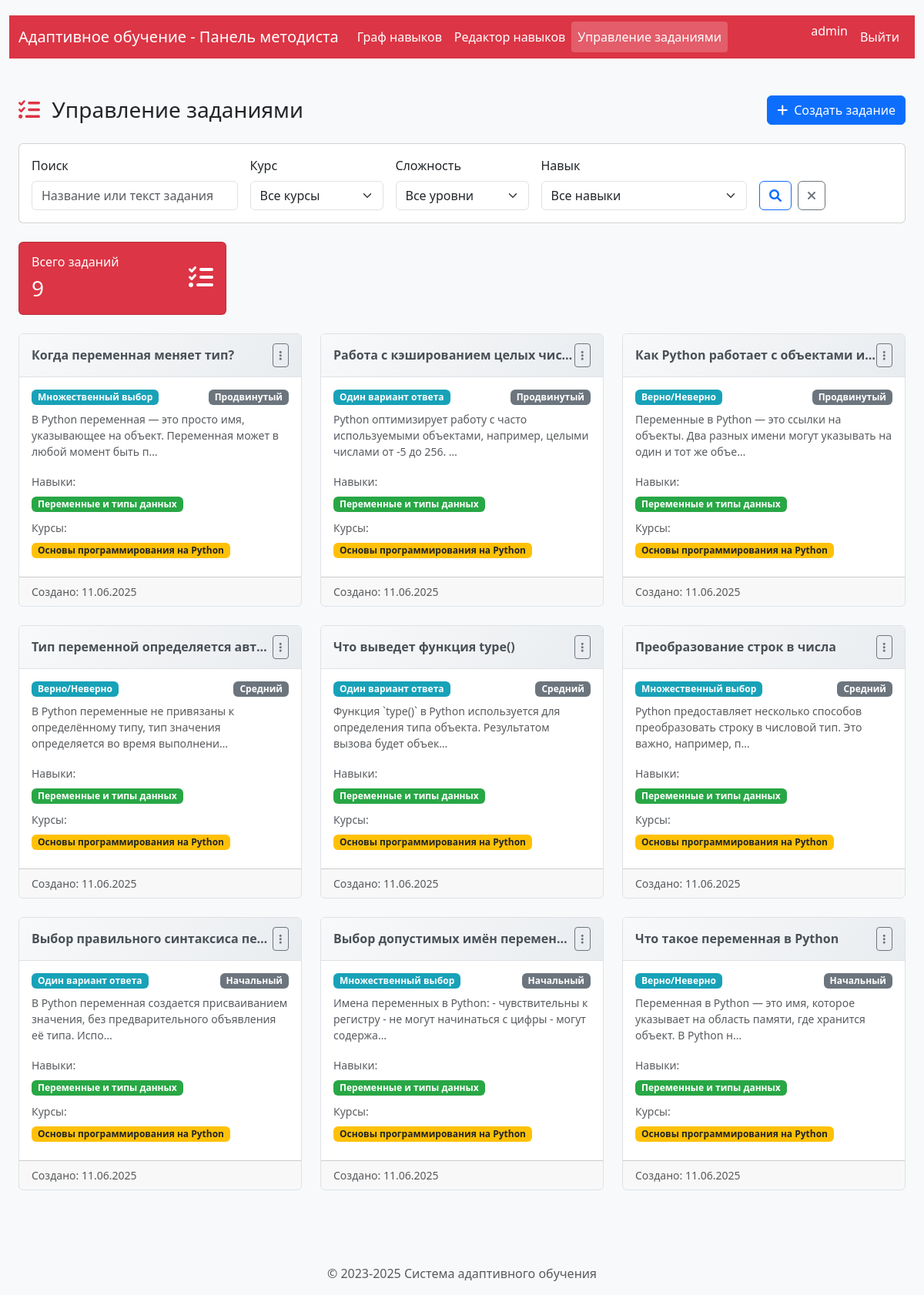
/methodist/tasks/ (signed in), run on the app's committed database.
### methodist/models.py (models this page shows, shortened)
class Task(models.Model):
    title = models.CharField(max_length=255, verbose_name="Название задания")
    task_type = models.CharField(
        max_length=20,
        choices=TaskType.choices,
        default=TaskType.SINGLE_CHOICE,
        verbose_name="Тип задания"
    )
    difficulty = models.CharField(
        max_length=20,
        choices=DifficultyLevel.choices,
        default=DifficultyLevel.BEGINNER,
        verbose_name="Уровень сложности"    )
    question_text = models.TextField(verbose_name="Формулировка задачи")
    correct_answer = models.TextField(verbose_name="Правильный ответ")
    explanation = models.TextField(
        blank=True,
        null=True,
        verbose_name="Объяснение ответа"
    )
    skills = models.ManyToManyField(
        Skill,
        related_name="tasks",
        verbose_name="Связанные навыки"
    )
    courses = models.ManyToManyField(
        Course,
        related_name="tasks",
        verbose_name="Связанные курсы"
    )
    created_at = models.DateTimeField(auto_now_add=True, verbose_name="Дата создания")
    updated_at = models.DateTimeField(auto_now=True, verbose_name="Дата обновления")
    is_active = models.BooleanField(default=True, verbose_name="Активное задание")
    class Meta:
        verbose_name = "Задание"
        verbose_name_plural = "Задания"
        ordering = ["-created_at"]

### skills/models.py (models this page shows, shortened)
class Skill(models.Model):
    name = models.CharField(max_length=255, unique=True, verbose_name="Название навыка")
    description = models.TextField(blank=True, null=True, verbose_name="Описание навыка")
    is_base = models.BooleanField(default=False, verbose_name="Базовый навык")
    courses = models.ManyToManyField(Course, related_name="skills", verbose_name="Связанные курсы")
    prerequisites = models.ManyToManyField("self", symmetrical=False, blank=True, verbose_name="Необходимые навыки", related_name="dependent_skills")
    class Meta:
        verbose_name = "Навык"
        verbose_name_plural = "Навыки"
        ordering = ["name"]

class Course(models.Model):
    id = models.CharField(max_length=10, primary_key=True)
    name = models.CharField(max_length=255, verbose_name="Название курса")
    description = models.TextField(verbose_name="Описание")
    class Meta:
        verbose_name = "Курс"
        verbose_name_plural = "Курсы"

### methodist/views.py (the view)
# urls.py: path('tasks/', views.tasks_list, name='methodist_tasks'),
@login_required
@methodist_required
def tasks_list(request):
    course_id = request.GET.get('course')
    difficulty = request.GET.get('difficulty')
    skill_id = request.GET.get('skill')
    search_query = request.GET.get('search', '')
    tasks = Task.objects.all().prefetch_related('skills', 'courses', 'answers')
    if search_query:
        tasks = tasks.filter(
            Q(title__icontains=search_query) |
            Q(question_text__icontains=search_query)
        )
    if course_id:
        tasks = tasks.filter(courses__id=course_id)
    if difficulty:
        tasks = tasks.filter(difficulty=difficulty)
    if skill_id:
        tasks = tasks.filter(skills__id=skill_id)
    courses = Course.objects.all()
    skills = Skill.objects.all()
    context = {
        'tasks': tasks,
        'courses': courses,
        'skills': skills,
        'difficulty_choices': DifficultyLevel.choices,
        'selected_course_id': course_id,
        'selected_difficulty': difficulty,
        'selected_skill_id': skill_id,
        'search_query': search_query,
    }
    return render(request, 'methodist/tasks_list.html', context)

### methodist/templates/methodist/tasks_list.html (shortened to what this page needs)
{% extends 'methodist/base.html' %}
{% load static %}
{% block extra_css %}
<link rel="stylesheet" href="{% static 'methodist/css/tasks.css' %}">
{% endblock %}
{% block content %}
<div class="container-fluid py-4">
    <div class="row">
        <div class="col-12">
            <div class="d-flex justify-content-between align-items-center mb-4">
                <h1 class="h3 mb-0">
                    <i class="fas fa-tasks me-2 text-primary"></i>
                    Управление заданиями
                </h1>
                <a href="{% url 'methodist_task_create' %}" class="btn btn-primary">
                    <i class="fas fa-plus me-2"></i>Создать задание
                </a>
            </div>
            <div class="card mb-4">
                <div class="card-body">
                    <form method="get" class="row g-3">
                        <div class="col-md-3">
                            <label for="search" class="form-label">Поиск</label>
                            <input type="text" class="form-control" id="search" name="search"
                                   value="{{ search_query }}" placeholder="Название или текст задания">
                        </div>
                        <div class="col-md-2">
                            <label for="course" class="form-label">Курс</label>
                            <select class="form-select" id="course" name="course">
                                <option value="">Все курсы</option>
                            </select>
                        </div>
                        <div class="col-md-2">
                            <label for="difficulty" class="form-label">Сложность</label>
                            <select class="form-select" id="difficulty" name="difficulty">
                                <option value="">Все уровни</option>
                            </select>
                        </div>
                        <div class="col-md-3">
                            <label for="skill" class="form-label">Навык</label>
                            <select class="form-select" id="skill" name="skill">
                                <option value="">Все навыки</option>
                            </select>
                        </div>
                        <div class="col-md-2 d-flex align-items-end">
                            <button type="submit" class="btn btn-outline-primary me-2">
                                <i class="fas fa-search"></i>
                            </button>
                            <a href="{% url 'methodist_tasks' %}" class="btn btn-outline-secondary">
                                <i class="fas fa-times"></i>
                            </a>
                        </div>
                    </form>
                </div>
            </div>
            <div class="row mb-4">
                <div class="col-md-3">
                    <div class="card bg-primary text-white">
                        <div class="card-body">
                            <div class="d-flex justify-content-between">
                                <div>
                                    <h6 class="card-title">Всего заданий</h6>
                                    <h3 class="mb-0">{{ tasks.count }}</h3>
                                </div>
                                <div class="align-self-center">
                                    <i class="fas fa-tasks fa-2x"></i>
                                </div>
                            </div>
                        </div>
                    </div>
                </div>
            </div>
            <div class="row">
                {% for task in tasks %}
                <div class="col-lg-6 col-xl-4 mb-4">
                    <div class="card task-card h-100">
                        <div class="card-header d-flex justify-content-between align-items-center">
                            <h6 class="mb-0 text-truncate">{{ task.title }}</h6>
                            <div class="dropdown">
                                <button class="btn btn-sm btn-outline-secondary" type="button"
                                        data-bs-toggle="dropdown">
                                    <i class="fas fa-ellipsis-v"></i>
                                </button>
                            </div>
                        </div>
                        <div class="card-body">
                            <div class="d-flex justify-content-between mb-2">
                                <span class="badge bg-info">{{ task.get_task_type_display }}</span>
                                <span class="badge bg-secondary">{{ task.get_difficulty_display }}</span>
                            </div>
                            <p class="card-text text-muted small">
                                {{ task.question_text|truncatechars:100 }}
                            </p>
                            <div class="mb-2">
                                <small class="text-muted">Навыки:</small>
                                <div class="mt-1">
                                    {% for skill in task.skills.all %}
                                    <span class="badge bg-success me-1">{{ skill.name }}</span>
                                    {% empty %}
                                    <span class="text-muted small">Не указаны</span>
                                    {% endfor %}
                                </div>
                            </div>
                            <div class="mb-2">
                                <small class="text-muted">Курсы:</small>
                                <div class="mt-1">
                                    {% for course in task.courses.all %}
                                    <span class="badge bg-warning text-dark me-1">{{ course.name }}</span>
                                    {% empty %}
                                    <span class="text-muted small">Не указаны</span>
                                    {% endfor %}
                                </div>
                            </div>
                        </div>
                        <div class="card-footer text-muted small">
                            <div class="d-flex justify-content-between">
                                <span>Создано: {{ task.created_at|date:"d.m.Y" }}</span>
                            </div>
                        </div>
                    </div>
                </div>
                {% endfor %}
            </div>
        </div>
    </div>
</div>
{% endblock %}

### methodist/templates/methodist/base.html (shortened to what this page needs)
{% load static %}
<!DOCTYPE html>
<html lang="ru">
<head>
    <link href="https://cdn.jsdelivr.net/npm/bootstrap@5.3.0-alpha1/dist/css/bootstrap.min.css" rel="stylesheet">
    <link rel="stylesheet" href="https://cdnjs.cloudflare.com/ajax/libs/font-awesome/6.0.0/css/all.min.css">
    {% block extra_css %}{% endblock %}
</head>
<body class="methodist-theme">
    <div class="container">
        <header class="mb-4">
            <nav class="navbar navbar-expand-lg navbar-dark bg-danger">
                <div class="container-fluid">
                    <a class="navbar-brand" href="/methodist/">Адаптивное обучение - Панель методиста</a>
                    <div class="collapse navbar-collapse" id="navbarNav">                        <ul class="navbar-nav me-auto mb-2 mb-lg-0">
                            <li class="nav-item"><a class="nav-link" href="/methodist/">Граф навыков</a></li>
                            <li class="nav-item"><a class="nav-link" href="/methodist/edit/">Редактор навыков</a></li>
                            <li class="nav-item"><a class="nav-link" href="/methodist/tasks/">Управление заданиями</a></li>
                        </ul>
                        <ul class="navbar-nav">
                            {% if user.is_authenticated %}
                                <li class="nav-item"><span class="navbar-text me-2 text-white">{{ user.username }}</span></li>
                                <li class="nav-item"><a class="nav-link" href="/logout/">Выйти</a></li>
                            {% else %}
                                <li class="nav-item"><a class="nav-link" href="/login/">Войти</a></li>
                            {% endif %}
                        </ul>
                    </div>
                </div>
            </nav>        </header>
        <main>
            {% block content %}{% endblock %}
        </main>
        <footer class="mt-5 text-center text-muted">
            <p>© 2023-2025 Система адаптивного обучения</p>
        </footer>
    </div>
</body>
</html>

### methodist/templates/methodist/base.html (style rules this page uses)
body { padding-top: 20px; background-color: #f8f9fa; }
.container { max-width: 1400px; }
.methodist-theme { --bs-primary: #dc3545; --bs-primary-rgb: 220, 53, 69; }
.navbar { background-color: #dc3545 !important; }
.navbar .nav-link, .navbar .navbar-brand { color: white !important; }

### data on the page
Task: title "Когда переменная меняет тип?", task_type "Множественный выбор", difficulty "Продвинутый", question_text "В Python переменная — это просто имя, указывающее на объект. Переменная может в любой момент быть п…", created_at "11.06.2025"
Skill: name "Переменные и типы данных"
Course: name "Основы программирования на Python"
Task: title "Работа с кэшированием целых чис…", task_type "Один вариант ответа", difficulty "Продвинутый", question_text "Python оптимизирует работу с часто используемыми объектами, например, целыми числами от -5 до 256. …", created_at "11.06.2025"
Task: title "Как Python работает с объектами и…", task_type "Верно/Неверно", difficulty "Продвинутый", question_text "Переменные в Python — это ссылки на объекты. Два разных имени могут указывать на один и тот же объе…", created_at "11.06.2025"
Task: title "Тип переменной определяется авт…", task_type "Верно/Неверно", difficulty "Средний", question_text "В Python переменные не привязаны к определённому типу, тип значения определяется во время выполнени…", created_at "11.06.2025"
Task: title "Что выведет функция type()", task_type "Один вариант ответа", difficulty "Средний", question_text "Функция `type()` в Python используется для определения типа объекта. Результатом вызова будет объек…", created_at "11.06.2025"
Task: title "Преобразование строк в числа", task_type "Множественный выбор", difficulty "Средний", question_text "Python предоставляет несколько способов преобразовать строку в числовой тип. Это важно, например, п…", created_at "11.06.2025"
Task: title "Выбор правильного синтаксиса пе…", task_type "Один вариант ответа", difficulty "Начальный", question_text "В Python переменная создается присваиванием значения, без предварительного объявления её типа. Испо…", created_at "11.06.2025"
Task: title "Выбор допустимых имён перемен…", task_type "Множественный выбор", difficulty "Начальный", question_text "Имена переменных в Python: - чувствительны к регистру - не могут начинаться с цифры - могут содержа…", created_at "11.06.2025"
Task: title "Что такое переменная в Python", task_type "Верно/Неверно", difficulty "Начальный", question_text "Переменная в Python — это имя, которое указывает на область памяти, где хранится объект. В Python н…", created_at "11.06.2025"

### other printed values
{{ user.username }} "admin"
{{ tasks.count }} "9"
